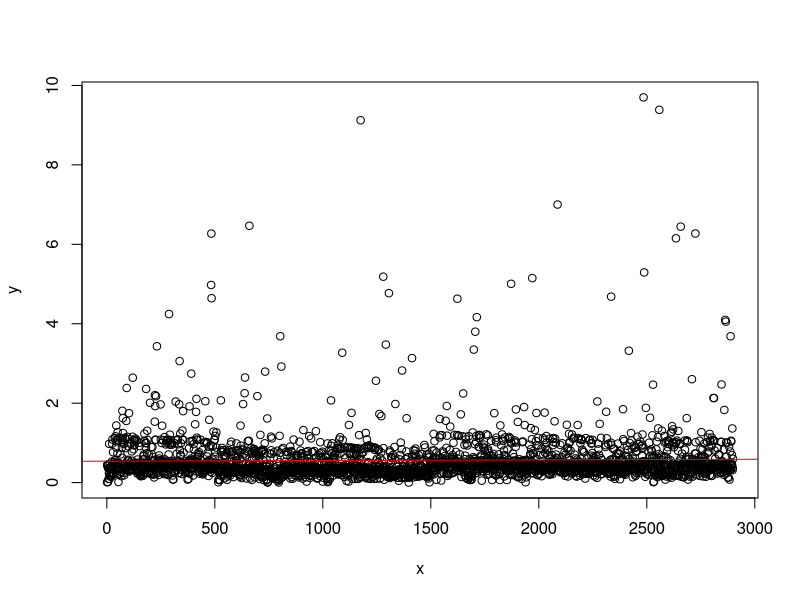
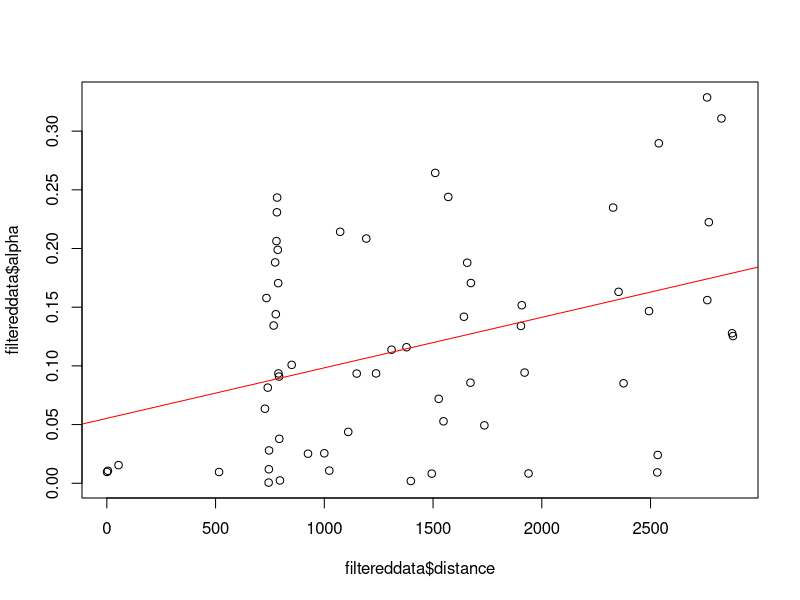

Generate these figures, in order, with R:
setwd("/Users/olorch/herp_interns/ratsnake_graph")
MyData <- read.csv(file="fubar_result.csv", header=TRUE, sep=",")
x = MyData$distance
y = MyData$alpha
plot(x,y)
cor(x,y)
abline(lm(y~x), col="red")

which(MyData$Posterior.Prob.Positive.Selection<0.5)
#positive selection -> selection of the more advantageous gene

filtereddata = MyData[which(MyData[,6]<0.5),]
#negative selction -> removal of the more harmful gene

plot(filtereddata$distance, filtereddata$alpha)

cor(filtereddata$distance, filtereddata$alpha)
abline(lm(filtereddata$alpha~filtereddata$distance), col="red")